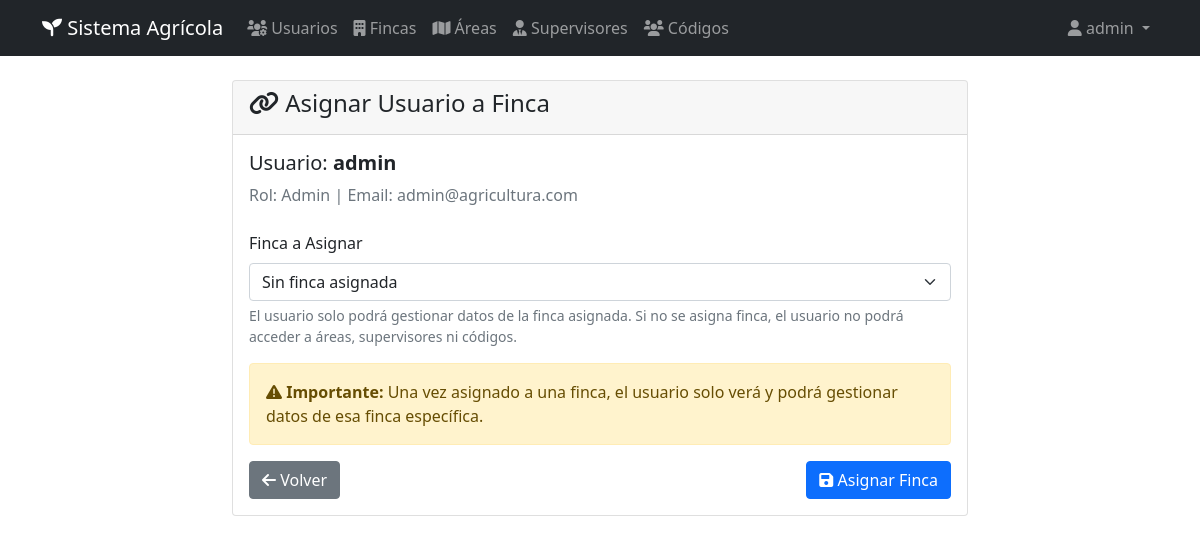
The app's page /usuarios/1/asignar (signed in) with its own data.
### app.py (models this page shows, shortened)
class Usuario(db.Model):
    id = db.Column(db.Integer, primary_key=True)
    username = db.Column(db.String(80), unique=True, nullable=False)
    email = db.Column(db.String(120), unique=True, nullable=False)
    password_hash = db.Column(db.String(120), nullable=False)
    rol = db.Column(db.String(20), nullable=False)  # admin, rrhh, jefe_cultivo
    finca_id = db.Column(db.Integer, db.ForeignKey('finca.id'))  # Finca asignada (None para admin)
    activo = db.Column(db.Boolean, default=True)
    fecha_creacion = db.Column(db.DateTime, default=datetime.utcnow)
    finca = db.relationship('Finca', backref='usuarios_asignados')

### app.py (the view)
@app.route('/usuarios/<int:usuario_id>/asignar', methods=['GET', 'POST'])
def asignar_usuario_finca(usuario_id):
    if 'user_id' not in session:
        return redirect(url_for('login'))
    if session['rol'] != 'admin':
        flash('No tienes permisos para asignar usuarios', 'error')
        return redirect(url_for('listar_usuarios'))
    usuario = Usuario.query.get_or_404(usuario_id)
    if request.method == 'POST':
        usuario.finca_id = request.form['finca_id'] if request.form['finca_id'] else None
        db.session.commit()
        flash(f'Usuario {usuario.username} asignado exitosamente', 'success')
        return redirect(url_for('listar_usuarios'))
    fincas = Finca.query.filter_by(activa=True).all()
    return render_template('usuarios/asignar.html', usuario=usuario, fincas=fincas)

### templates/usuarios/asignar.html (shortened to what this page needs)
{% extends "base.html" %}
{% block content %}
<div class="row">
    <div class="col-md-8 mx-auto">
        <div class="card">
            <div class="card-header">
                <h4><i class="fas fa-link"></i> Asignar Usuario a Finca</h4>
            </div>
            <div class="card-body">
                <div class="mb-4">
                    <h5>Usuario: <strong>{{ usuario.username }}</strong></h5>
                    <p class="text-muted">Rol: {{ usuario.rol|title }} | Email: {{ usuario.email }}</p>
                </div>
                <form method="POST">
                    <div class="mb-3">
                        <label for="finca_id" class="form-label">Finca a Asignar</label>
                        <select class="form-select" id="finca_id" name="finca_id">
                            <option value="">Sin finca asignada</option>
                        </select>
                        <div class="form-text">
                            El usuario solo podrá gestionar datos de la finca asignada.
                            Si no se asigna finca, el usuario no podrá acceder a áreas, supervisores ni códigos.
                        </div>
                    </div>
                    <div class="alert alert-warning">
                        <i class="fas fa-exclamation-triangle"></i>
                        <strong>Importante:</strong> Una vez asignado a una finca, el usuario solo verá y podrá gestionar datos de esa finca específica.
                    </div>
                    <div class="d-flex justify-content-between">
                        <a href="{{ url_for('listar_usuarios') }}" class="btn btn-secondary">
                            <i class="fas fa-arrow-left"></i> Volver
                        </a>
                        <button type="submit" class="btn btn-primary">
                            <i class="fas fa-save"></i> Asignar Finca
                        </button>
                    </div>
                </form>
            </div>
        </div>
    </div>
</div>
{% endblock %}

### records on screen
Usuario: username "admin", rol "Admin", email "admin@agricultura.com"

### other values on screen
{{ session.username }} "admin"
